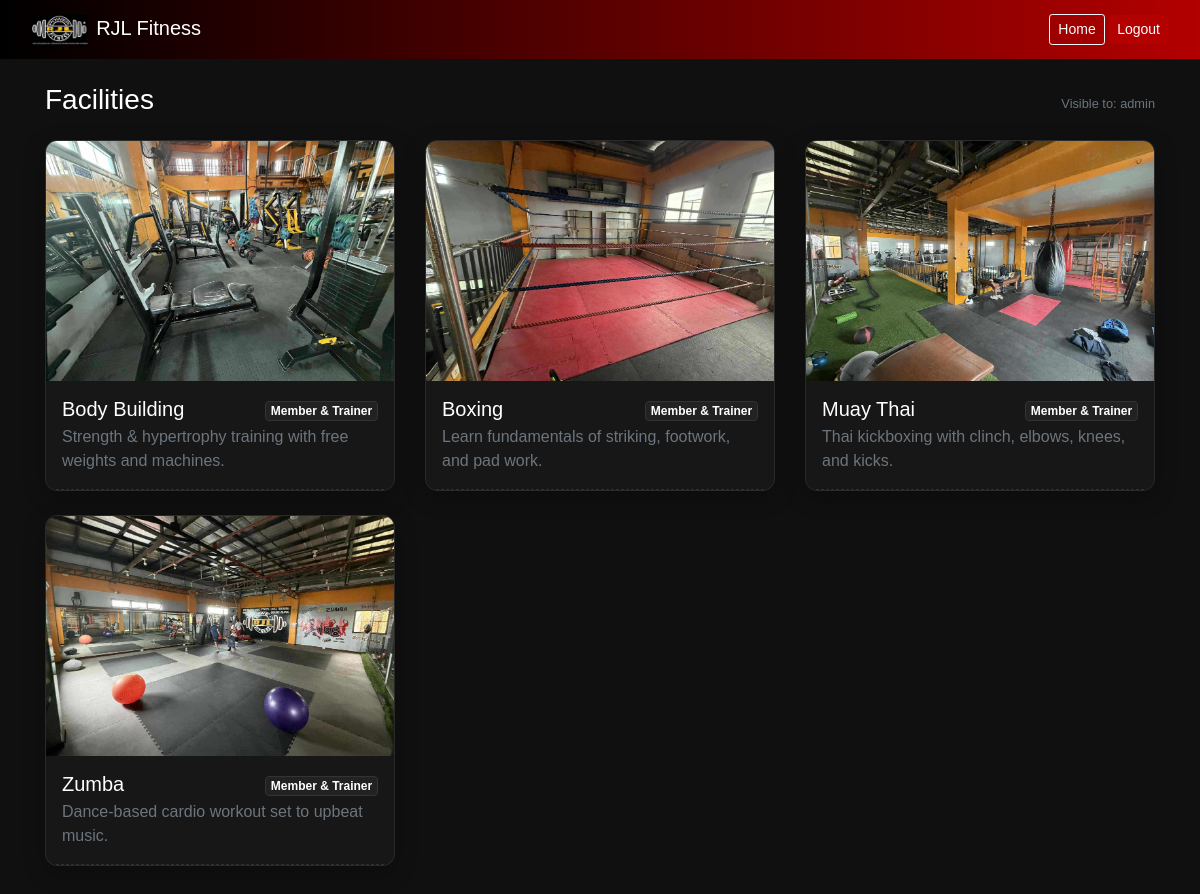
Page /facilities.php (signed in) on the committed database.
### tables this page shows
CREATE TABLE `facilities` (
  `id` int(11) NOT NULL,
  `name` varchar(100) NOT NULL,
  `description` text DEFAULT NULL,
  `capacity` int(11) NOT NULL DEFAULT 1,
  `is_active` tinyint(1) NOT NULL DEFAULT 1,
  `slug` varchar(80) NOT NULL,
  `visible_to` enum('member','trainer','both') NOT NULL DEFAULT 'both',
  `image` varchar(255) DEFAULT NULL
);

### facilities.php (the view, shortened to what this page needs)
<?php
require __DIR__.'/db.php';
$role = strtolower($_SESSION['role'] ?? 'member');
function has_column(mysqli $conn, string $table, string $column): bool {
  $sql = "SELECT 1 FROM INFORMATION_SCHEMA.COLUMNS
          WHERE TABLE_SCHEMA = DATABASE() AND TABLE_NAME = ? AND COLUMN_NAME = ? LIMIT 1";
  $st = $conn->prepare($sql);
  $st->bind_param('ss', $table, $column);
  $st->execute();
  $res = $st->get_result();
  $ok = $res && $res->num_rows > 0;
  return $ok;
}
$has_is_active  = has_column($conn, 'facilities', 'is_active');
$has_visible_to = has_column($conn, 'facilities', 'visible_to');
$rows = [];
if (in_array($role, ['staff','admin'], true)) {
  $sql = "SELECT id,name,slug," . ($has_visible_to ? "visible_to," : "'both' AS visible_to,") .
         "description,image FROM facilities" . ($has_is_active ? " WHERE is_active=1" : "") .
         " ORDER BY name ASC";
  if ($res = $conn->query($sql)) { $rows = $res->fetch_all(MYSQLI_ASSOC); $res->free(); }
}
?>
<!doctype html>
<html lang="en">
<head>
<link href="https://cdn.jsdelivr.net/npm/bootstrap@4.5.2/dist/css/bootstrap.min.css" rel="stylesheet">
</head>
<body>
<nav class="navbar navbar-dark">
  <a class="navbar-brand ml-3" href="home.php"><img src="photo/logo.jpg" height="32" class="mr-2" alt="">RJL Fitness</a>
  <div class="ml-auto mr-3">
    <a class="btn btn-outline-light btn-sm" href="home.php">Home</a>
    <a class="btn btn-danger btn-sm" href="logout.php">Logout</a>
  </div>
</nav>
<div class="container py-4">
  <div class="d-flex justify-content-between align-items-center mb-3">
    <h3>Facilities</h3>
    <small class="text-muted">Visible to: <?= htmlspecialchars($role) ?></small>
  </div>
  <div class="row cards" id="cards">
    <?php if (!$rows): ?>
      <div class="col-12"><div class="alert alert-secondary">No facilities available.</div></div>
    <?php else: foreach ($rows as $f):
      $rawSlug = trim($f['slug'] ?? '');
      if ($rawSlug === '') {
        $nm = trim($f['name'] ?? '');
        if ($nm !== '') {
          $slug = strtolower(preg_replace('/[^a-z0-9]+/i', '-', $nm));
          $slug = trim($slug, '-');
        } else {
          $slug = 'facility-' . (int)($f['id'] ?? 0);
        }
      } else {
        $slug = $rawSlug;
      }
      $vis = isset($f['visible_to']) ? ($f['visible_to']==='both' ? 'Member & Trainer' : ucfirst($f['visible_to'])) : 'Member & Trainer';
    ?>
      <div class="facility-col col-md-6 col-lg-4 mb-4" style="overflow:visible">
        <div class="facility-card-wrap" data-slug="<?= htmlspecialchars($slug) ?>" data-name="<?= htmlspecialchars($f['name']) ?>">
          <div class="facility-card">
            <div class="card-main">
              <img class="img-top" src="<?= htmlspecialchars($f['image'] ?: 'photo/logo.jpg') ?>" alt="">
              <div class="p-3">
                <div class="d-flex justify-content-between align-items-center">
                  <h5 class="mb-1"><?= htmlspecialchars($f['name']) ?></h5>
                  <span class="badge badge-rol"><?= $vis ?></span>
                </div>
                <p class="mb-0 text-muted"><?= htmlspecialchars($f['description'] ?: '—') ?></p>
              </div>
            </div>
            <div class="schedule">
            </div>
          </div>
        </div>
      </div>
    <?php endforeach; endif; ?>
  </div>
</div>
</body>
</html>

### facilities.php (style rules this page uses)
:root { --bg:#101010; --panel:#171717; --line:#2a2a2a; --brand:#b30000; --muted:#a9a9a9; }
body { background:var(--bg);color:#fff;font-family:'Poppins',sans-serif }
.navbar { background:linear-gradient(90deg,#000,var(--brand)) }
a, a:hover { color:#fff }
.facility-col { transition: all .28s ease; }
.facility-card-wrap { transition:transform .28s ease, opacity .25s ease, filter .25s ease; position:relative; }
.facility-card { background:var(--panel); border:1px solid var(--line); border-radius:12px; overflow:hidden; cursor:pointer; position:relative; transition: box-shadow .3s ease, transform .28s ease, border-radius .2s ease; box-shadow:0 6px 22px rgba(0,0,0,.28); }
.img-top { height:240px;object-fit:cover;width:100% }
.badge-rol { background:#222;border:1px solid #333 }
.btn-danger { background:var(--brand);border:none }
.card-main { display:block; }
.schedule { background:#141414;border-top:1px dashed #303030; max-height:0; overflow:hidden; transition:max-height .40s ease, padding .28s ease; padding:0 16px; }

### rows in the picture
facilities: image (picture), name "Body Building", visible_to "Member & Trainer", description "Strength & hypertrophy training with free weights and machines."
facilities: image (picture), name "Boxing", visible_to "Member & Trainer", description "Learn fundamentals of striking, footwork, and pad work."
facilities: image (picture), name "Muay Thai", visible_to "Member & Trainer", description "Thai kickboxing with clinch, elbows, knees, and kicks."
facilities: image (picture), name "Zumba", visible_to "Member & Trainer", description "Dance-based cardio workout set to upbeat music."

### other values in the picture
$role "admin"
